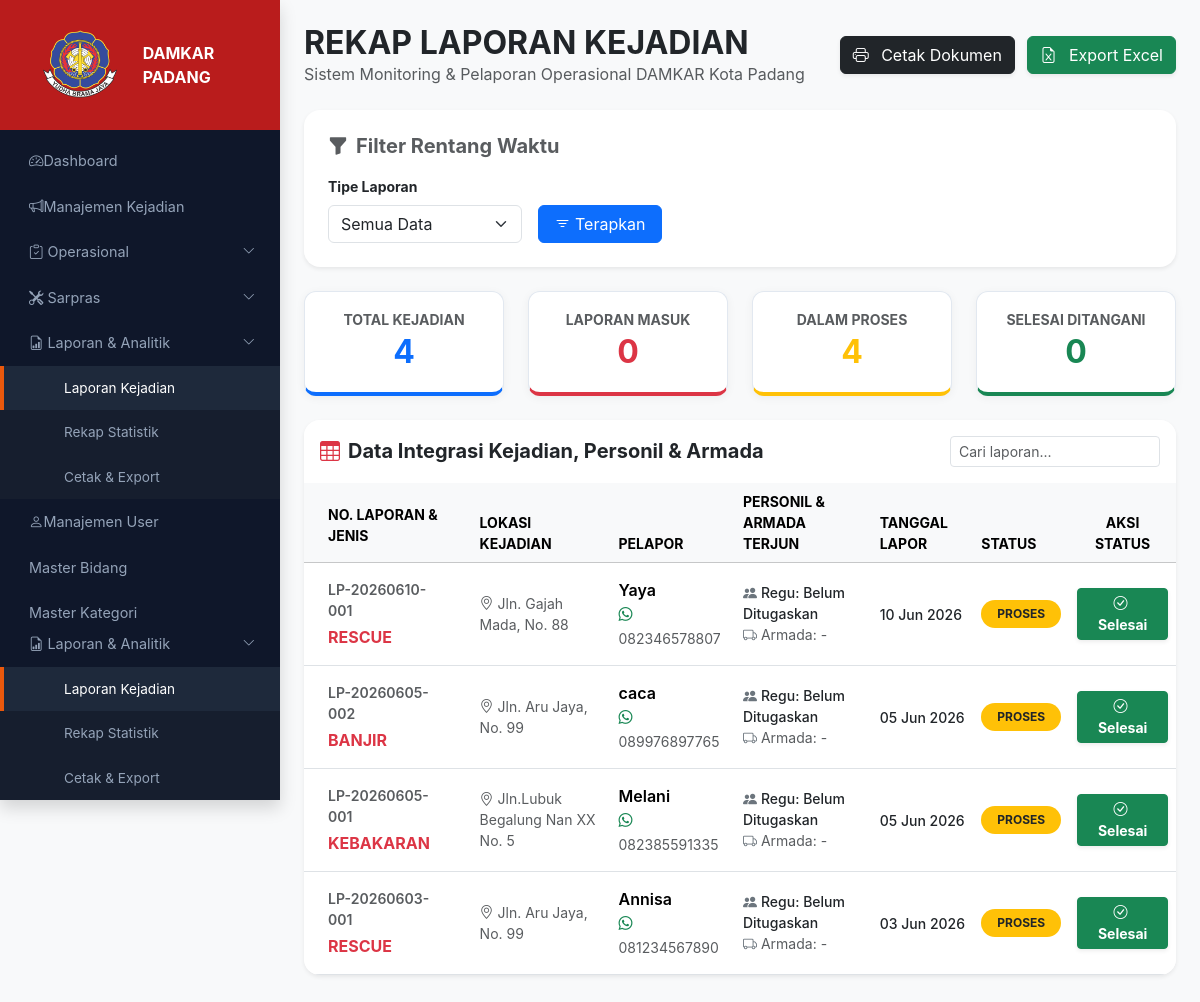
The page /pages/laporan/laporan_kejadian.php on the database its author committed.
### tables this page shows
CREATE TABLE `laporan_kejadian` (
  `id` int NOT NULL,
  `nomor_laporan` varchar(30) NOT NULL,
  `tanggal` date NOT NULL,
  `pelapor` varchar(100) NOT NULL,
  `no_hp` varchar(20) DEFAULT NULL,
  `lokasi` text NOT NULL,
  `jenis_kejadian` enum('kebakaran','banjir','rescue','lainnya') NOT NULL,
  `deskripsi` text,
  `status` enum('masuk','proses','selesai') DEFAULT 'masuk',
  `waktu_proses` timestamp NULL DEFAULT NULL,
  `waktu_selesai` timestamp NULL DEFAULT NULL,
  `created_at` timestamp NOT NULL DEFAULT CURRENT_TIMESTAMP,
  `updated_at` timestamp NOT NULL DEFAULT CURRENT_TIMESTAMP ON UPDATE CURRENT_TIMESTAMP
);

### pages/laporan/laporan_kejadian.php (the view, shortened to what this page needs)
<?php
include '../../config/koneksi.php';
$filter_tipe = $_GET['filter_tipe'] ?? 'semua';
$where_clause = " WHERE 1=1 ";
$row_total = mysqli_fetch_assoc(mysqli_query($conn, "SELECT COUNT(*) AS total FROM laporan_kejadian $where_clause"));
$row_masuk = mysqli_fetch_assoc(mysqli_query($conn, "SELECT COUNT(*) AS masuk FROM laporan_kejadian $where_clause AND status = 'masuk'"));
$row_proses = mysqli_fetch_assoc(mysqli_query($conn, "SELECT COUNT(*) AS proses FROM laporan_kejadian $where_clause AND status = 'proses'"));
$row_selesai = mysqli_fetch_assoc(mysqli_query($conn, "SELECT COUNT(*) AS selesai FROM laporan_kejadian $where_clause AND status = 'selesai'"));
$result_tabel = mysqli_query($conn, "SELECT * FROM laporan_kejadian $where_clause ORDER BY id DESC");
?>
<!DOCTYPE html>
<html lang="id">
<head>
    <link href="https://cdn.jsdelivr.net/npm/bootstrap@5.3.3/dist/css/bootstrap.min.css" rel="stylesheet">
    <link rel="stylesheet" href="https://cdn.jsdelivr.net/npm/bootstrap-icons@1.11.3/font/bootstrap-icons.min.css">
    <link rel="stylesheet" href="../assets/css/style.css">
</head>
<body>
    <?php include '../../config/sidebar.php'; ?>
    <div id="main-content" class="p-4">
        <header class="d-flex justify-content-between align-items-center mb-4">
            <div>
                <h2 class="fw-bold m-0 text-uppercase">Rekap Laporan Kejadian</h2>
                <p class="text-muted m-0">Sistem Monitoring & Pelaporan Operasional DAMKAR Kota Padang</p>
            </div>
            <div class="btn-print-group">
                <button onclick="window.print()" class="btn btn-dark shadow-sm me-2">
                    <i class="bi bi-printer me-2"></i> Cetak Dokumen
                </button>
                <a href="export_excel.php?<?= http_build_query($_GET) ?>" class="btn btn-success shadow-sm">
                    <i class="bi bi-file-earmark-excel me-2"></i> Export Excel
                </a>
            </div>
        </header>
        <div class="card border-0 shadow-sm rounded-4 p-4 mb-4" id="filter-box">
            <h5 class="fw-bold text-muted mb-3"><i class="bi bi-funnel-fill me-2"></i>Filter Rentang Waktu</h5>
            <form method="GET" action="" class="row g-3 align-items-end">
                <div class="col-md-3">
                    <label class="form-label small fw-bold">Tipe Laporan</label>
                    <select name="filter_tipe" id="filter_tipe" class="form-select" onchange="toggleFilterFields()">
                        <option value="semua" <?= $filter_tipe == 'semua' ? 'selected' : '' ?>>Semua Data</option>
                    </select>
                </div>
                <div class="col-md-2">
                    <button type="submit" class="btn btn-primary w-100"><i class="bi bi-filter"></i> Terapkan</button>
                </div>
            </form>
        </div>
        <div class="row g-4 mb-4">
            <div class="col-md-3">
                <div class="stat-card stat-total text-center">
                    <h6 class="text-muted text-uppercase small fw-bold mb-1">Total Kejadian</h6>
                    <h2 class="fw-bold m-0 text-primary"><?= (int) $row_total['total'] ?></h2>
                </div>
            </div>
            <div class="col-md-3">
                <div class="stat-card stat-masuk text-center">
                    <h6 class="text-muted text-uppercase small fw-bold mb-1">Laporan Masuk</h6>
                    <h2 class="fw-bold m-0 text-danger"><?= (int) $row_masuk['masuk'] ?></h2>
                </div>
            </div>
            <div class="col-md-3">
                <div class="stat-card stat-proses text-center">
                    <h6 class="text-muted text-uppercase small fw-bold mb-1">Dalam Proses</h6>
                    <h2 class="fw-bold m-0 text-warning"><?= (int) $row_proses['proses'] ?></h2>
                </div>
            </div>
            <div class="col-md-3">
                <div class="stat-card stat-selesai text-center">
                    <h6 class="text-muted text-uppercase small fw-bold mb-1">Selesai Ditangani</h6>
                    <h2 class="fw-bold m-0 text-success"><?= (int) $row_selesai['selesai'] ?></h2>
                </div>
            </div>
        </div>
        <div class="card border-0 shadow-sm rounded-4 overflow-hidden mb-5">
            <div class="card-header bg-white py-3 border-0 d-flex justify-content-between align-items-center">
                <h5 class="m-0 fw-bold text-dark"><i class="bi bi-table me-2 text-danger"></i>Data Integrasi Kejadian, Personil & Armada</h5>
                <input type="text" id="searchInput" class="form-control form-control-sm w-25" placeholder="Cari laporan...">
            </div>
            <div class="table-responsive">
                <table class="table table-hover align-middle mb-0">
                    <thead class="table-light small text-uppercase">
                        <tr>
                            <th class="py-3 px-4">No. Laporan &amp; Jenis</th>
                            <th>Lokasi Kejadian</th>
                            <th>Pelapor</th>
                            <th>Personil & Armada Terjun</th>
                            <th>Tanggal Lapor</th>
                            <th>Status</th>
                            <th class="text-center th-aksi">Aksi Status</th>
                        </tr>
                    </thead>
                    <tbody id="tabelBody">
                        <?php if (mysqli_num_rows($result_tabel) > 0): ?>
                            <?php while ($row = mysqli_fetch_assoc($result_tabel)):
                                $st = strtolower($row['status']);
                                if ($st === 'selesai') $badge = 'bg-success text-white';
                                elseif ($st === 'proses') $badge = 'bg-warning text-dark';
                                else $badge = 'bg-danger text-white';
                            ?>
                                <tr>
                                    <td class="py-3 px-4">
                                        <small class="text-muted d-block fw-semibold mb-1"><?= htmlspecialchars($row['nomor_laporan']) ?></small>
                                        <span class="fw-bold text-danger text-uppercase d-block"><?= htmlspecialchars($row['jenis_kejadian']) ?></span>
                                    </td>
                                    <td>
                                        <small class="text-muted d-block text-wrap" style="max-width:220px">
                                            <i class="bi bi-geo-alt me-1"></i><?= htmlspecialchars($row['lokasi']) ?>
                                        </small>
                                    </td>
                                    <td>
                                        <span class="fw-semibold d-block"><?= htmlspecialchars($row['pelapor']) ?></span>
                                        <small class="text-muted"><i class="bi bi-whatsapp text-success me-1"></i><?= htmlspecialchars($row['no_hp'] ?? '-') ?></small>
                                    </td>
                                    <td>
                                        <small class="d-block text-dark fw-medium">
                                            <i class="bi bi-people-fill text-secondary me-1"></i>Regu: <?= htmlspecialchars($row['personil_regu'] ?? 'Belum Ditugaskan') ?>
                                        </small>
                                        <small class="d-block text-muted">
                                            <i class="bi bi-truck text-secondary me-1"></i>Armada: <?= htmlspecialchars($row['armada_sarpras'] ?? '-') ?>
                                        </small>
                                    </td>
                                    <td>
                                        <small class="fw-medium text-dark"><?= date('d M Y', strtotime($row['tanggal'])) ?></small>
                                    </td>
                                    <td>
                                        <span class="badge <?= $badge ?> rounded-pill px-3 py-2 small text-uppercase"><?= htmlspecialchars($row['status']) ?></span>
                                    </td>
                                    <td class="text-center td-aksi">
                                        <?php if ($st === 'masuk'): ?>
                                            <a href="../manajemen_kejadian/proses_laporan.php?id=<?= $row['id'] ?>" class="btn btn-warning btn-sm fw-bold shadow-sm px-3">
                                                <i class="bi bi-arrow-right-circle me-1"></i> Proses
                                            </a>
                                        <?php elseif ($st === 'proses'): ?>
                                            <a href="../manajemen_kejadian/selesai_laporan.php?id=<?= $row['id'] ?>" class="btn btn-success btn-sm fw-bold shadow-sm px-3" onclick="return confirm('Apakah penanganan laporan ini sudah benar-benar selesai?')">
                                                <i class="bi bi-check-circle me-1"></i> Selesai
                                            </a>
                                        <?php else: ?>
                                            <button class="btn btn-light btn-sm text-muted border-0" disabled><i class="bi bi-check-all text-success"></i> Tuntas</button>
                                        <?php endif; ?>
                                    </td>
                                </tr>
                            <?php endwhile; ?>
                        <?php endif; ?>
                    </tbody>
                </table>
            </div>
        </div>
    </div>
</body>
</html>

### assets/css/style.css (style rules this page uses)
:root { --fire-red: #b91c1c; --fire-orange: #ea580c; --dark-sidebar: #0f172a; --sidebar-text: #94a3b8; --bg-light: #f1f5f9; --purple-primary: #3f37c9; --white: #ffffff; --text-dark: #1e293b; --text-muted: #64748b; }
* { font-family: "Inter", sans-serif; }
body { background-color: var(--bg-light); margin: 0; display: flex; min-height: 100vh; }
#main-content { margin-left: 280px; padding: 35px; width: calc(100% - 280px); transition: all 0.3s; }
.stat-card { background: var(--white); padding: 20px; border-radius: 12px; border: 1px solid #e2e8f0; transition: transform 0.2s; }
.stat-card h2 { font-weight: 800; color: var(--text-dark); margin: 0; }

### pages/laporan/laporan_kejadian.php (style rules this page uses)
body { background-color: #f8f9fa; }
.stat-card { background: white; padding: 20px; border-radius: 12px; box-shadow: 0 2px 10px rgba(0, 0, 0, .05); border-bottom: 4px solid #dee2e6; }
.stat-total { border-bottom-color: #0d6efd; }
.stat-masuk { border-bottom-color: #dc3545; }
.stat-proses { border-bottom-color: #ffc107; }
.stat-selesai { border-bottom-color: #198754; }

### rows shown on the page
laporan_kejadian: nomor_laporan "LP-20260610-001", jenis_kejadian "RESCUE", lokasi "Jln. Gajah Mada, No. 88", pelapor "Yaya", no_hp "082346578807", personil_regu "Belum Ditugaskan", armada_sarpras "-", tanggal "10 Jun 2026", status "PROSES"
laporan_kejadian: nomor_laporan "LP-20260605-002", jenis_kejadian "BANJIR", lokasi "Jln. Aru Jaya, No. 99", pelapor "caca", no_hp "089976897765", personil_regu "Belum Ditugaskan", armada_sarpras "-", tanggal "05 Jun 2026", status "PROSES"
laporan_kejadian: nomor_laporan "LP-20260605-001", jenis_kejadian "KEBAKARAN", lokasi "Jln.Lubuk Begalung Nan XX No. 5", pelapor "Melani", no_hp "082385591335", personil_regu "Belum Ditugaskan", armada_sarpras "-", tanggal "05 Jun 2026", status "PROSES"
laporan_kejadian: nomor_laporan "LP-20260603-001", jenis_kejadian "RESCUE", lokasi "Jln. Aru Jaya, No. 99", pelapor "Annisa", no_hp "081234567890", personil_regu "Belum Ditugaskan", armada_sarpras "-", tanggal "03 Jun 2026", status "PROSES"

### other values the page prints
$row_total['total'] "4"
$row_masuk['masuk'] "0"
$row_proses['proses'] "4"
$row_selesai['selesai'] "0"
